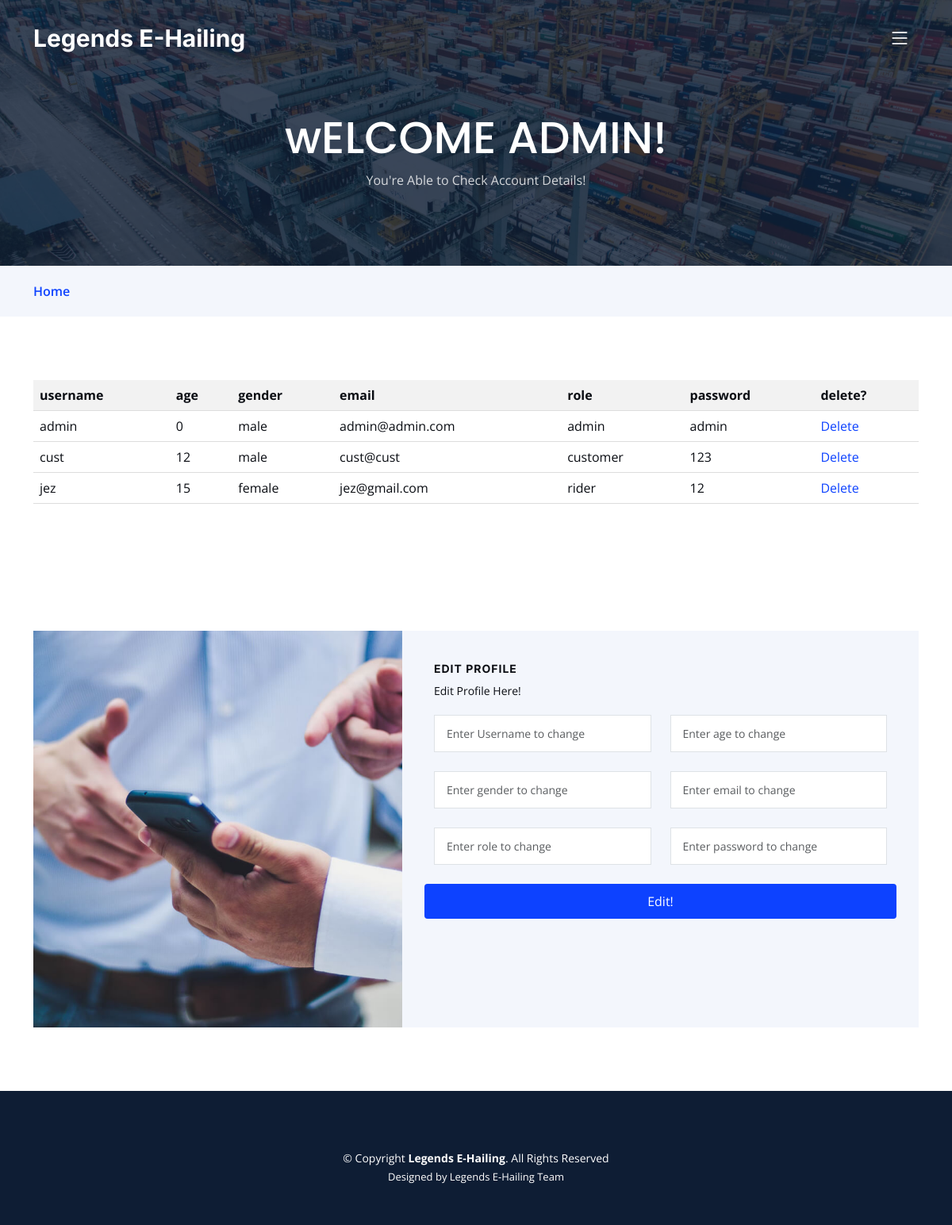
Screenshot of /home-admin.php with the database file from the repository.
### tables this page shows
CREATE TABLE `acc` (
  `username` varchar(255) NOT NULL,
  `age` int(11) NOT NULL,
  `gender` varchar(255) NOT NULL,
  `email` varchar(255) NOT NULL,
  `role` varchar(255) NOT NULL,
  `password` varchar(255) NOT NULL
);

### home-admin.php (the view, shortened to what this page needs)
<head>
  <link href="assets/vendor/bootstrap/css/bootstrap.min.css" rel="stylesheet">
  <link href="assets/vendor/bootstrap-icons/bootstrap-icons.css" rel="stylesheet">
  <link href="assets/vendor/fontawesome-free/css/all.min.css" rel="stylesheet">
  <link href="assets/vendor/glightbox/css/glightbox.min.css" rel="stylesheet">
  <link href="assets/vendor/swiper/swiper-bundle.min.css" rel="stylesheet">
  <link href="assets/vendor/aos/aos.css" rel="stylesheet">
  <link href="assets/css/main.css" rel="stylesheet">
</head>
<body>
  <header id="header" class="header d-flex align-items-center fixed-top">
    <div class="container-fluid container-xl d-flex align-items-center justify-content-between">
      <a href="home-customer.php" class="logo d-flex align-items-center">
        <h1>Legends E-Hailing</h1>
      </a>
      <i class="mobile-nav-toggle mobile-nav-show bi bi-list"></i>
    </div>
  </header>
  <main id="main">
    <div class="breadcrumbs">
      <div class="page-header d-flex align-items-center" style="background-image: url('assets/img/page-header.jpg');">
        <div class="container position-relative">
          <div class="row d-flex justify-content-center">
            <div class="col-lg-6 text-center">
              <h2>wELCOME ADMIN!</h2>
              <p>You're Able to Check Account Details!</p>
            </div>
          </div>
        </div>
      </div>
      <nav>
        <div class="container">
          <ol>
            <li><a href="home-customer.php">Home</a></li>
          </ol>
        </div>
      </nav>
    </div>
    <section id="get-a-quote" class="get-a-quote">
      <div class="container" data-aos="fade-up">
        <div class="row g-0">
        <body>
        <?php
            include_once('conn.php');
            $query=
            "SELECT * FROM acc ";
            $result= mysqli_query($conn, $query);
        ?>
        <table>
            <thead>
            <tr>
                <th>username</th>
                <th>age</th>
                <th>gender</th>
                <th>email</th>
                <th>role</th>
                <th>password</th>
                <th>delete?</th>
            </tr>
            <?php
                while($row=mysqli_fetch_assoc($result))
                {
            ?>
            </thead>
            <tbody>
            <tr>
                <td><?php echo $row['username']; ?></td>
                <td><?php echo $row['age']; ?></td>
                <td><?php echo $row['gender']; ?></td>
                <td><?php echo $row['email']; ?></td>
                <td><?php echo $row['role']; ?></td>
                <td><?php echo $row['password']; ?></td>
                <td><a href="deleteacc.php?username=<?php echo $row['username']; ?>">Delete</a></td>
            </tr>
            <?php
                }
                ?>
            </tbody>
        </table>
        </body>
        </div>
      </div>
    </section>
    <section id="get-a-quote" class="get-a-quote">
      <div class="container" data-aos="fade-up">
        <div class="row g-0">
          <div class="col-lg-5 quote-bg" style="background-image: url(assets/img/quote-bg.jpg);"></div>
          <div class="col-lg-7" class="php-email-form">
            <form action="editacc.php" method="post" class="php-email-form">
              <h3>Edit Profile</h3>
              <p>Edit Profile Here!</p>
              <div class="row gy-4">
                <div class="col-md-6">
                  <input type="text" name="username" placeholder="Enter Username to change" class="form-control" value="" required>
                </div>
                <div class="col-md-6">
                    <input type="num" name="age" placeholder="Enter age to change" class="form-control" value="" required>
                </div>
                <div class="col-md-6">
                    <input type="num" name="gender" placeholder="Enter gender to change" class="form-control" value="" required>
                </div>
                <div class="col-md-6">
                <input type="email" name="email" placeholder="Enter email to change" class="form-control" value="" required>
                </div>
                <div class="col-md-6">
                  <input type="text" name="role" placeholder="Enter role to change" class="form-control" value="" required>
                </div>
                <div class="col-md-6">
                    <input type="text" name="password" placeholder="Enter password to change" class="form-control" value="" required>
                </div>
                <button type="submit" name="submit" id="submit">Edit!</button>
              </div>
            </form>
          </div>
        </div>
      </div>
    </section>
  </main>
  <footer id="footer" class="footer">
    <div class="container mt-4">
      <div class="copyright">
        &copy; Copyright <strong><span>Legends E-Hailing</span></strong>. All Rights Reserved
      </div>
      <div class="credits">
        Designed by <a href="https://bootstrapmade.com/">Legends E-Hailing Team</a>
      </div>
    </div>
  </footer>
</body>
</html>

### assets/css/main.css (style rules this page uses)
body { font-family: var(--font-default); color: var(--color-default); }
a { color: var(--color-primary); text-decoration: none; }
h1, h2, h3, h4, h5, h6 { font-family: var(--font-primary); }
section { padding: 80px 0; overflow: hidden; }
.breadcrumbs .page-header { padding: 140px 0 80px 0; position: relative; background-size: cover; background-position: center; background-repeat: no-repeat; }
.breadcrumbs .page-header:before { content: ""; background-color: rgba(14, 29, 52, 0.8); position: absolute; inset: 0; }
.breadcrumbs .page-header h2 { font-size: 56px; font-weight: 500; color: #fff; font-family: var(--font-secondary); }
.breadcrumbs .page-header p { color: rgba(255, 255, 255, 0.8); }
.breadcrumbs nav { background-color: #f3f6fc; padding: 20px 0; }
.breadcrumbs nav ol { display: flex; flex-wrap: wrap; list-style: none; margin: 0; padding: 0; font-size: 16px; font-weight: 600; color: var(--color-secondary); }
.breadcrumbs nav ol a { color: var(--color-primary); transition: 0.3s; }
.header { transition: all 0.5s; z-index: 997; padding: 30px 0; }
.header .logo h1 { font-size: 30px; margin: 0; font-weight: 700; color: #fff; font-family: var(--font-primary); }
@media (max-width: 1279px) { .mobile-nav-show { color: #fff; font-size: 28px; cursor: pointer; line-height: 0; transition: 0.5s; z-index: 9999; margin-right: 10px; } }
.get-a-quote .quote-bg { min-height: 500px; background-size: cover; background-position: center; }
.get-a-quote .php-email-form { background: #f3f6fc; padding: 40px; height: 100%; }
.get-a-quote .php-email-form h3 { font-size: 14px; font-weight: 700; text-transform: uppercase; letter-spacing: 1px; }
.get-a-quote .php-email-form p { font-size: 14px; margin-bottom: 20px; }
.get-a-quote .php-email-form input, .get-a-quote .php-email-form textarea { border-radius: 0; box-shadow: none; font-size: 14px; border-radius: 0; }
.get-a-quote .php-email-form input { padding: 12px 15px; }
.get-a-quote .php-email-form button[type=submit] { background: var(--color-primary); border: 0; padding: 10px 30px; color: #fff; transition: 0.4s; border-radius: 4px; }
.footer { font-size: 14px; background-color: var(--color-secondary); padding: 50px 0; color: white; }
.footer .copyright { text-align: center; }
.footer .credits { padding-top: 4px; text-align: center; font-size: 13px; }
.footer .credits a { color: #fff; }

### home-admin.php (style rules this page uses)
table { width: 100%; border-collapse: collapse; }
th, td { padding: 8px; text-align: left; border-bottom: 1px solid #ddd; }
th { background-color: #f2f2f2; }

### rows the page displays
acc: username "admin", age "0", gender "male", email "admin@admin.com", role "admin", password "admin"
acc: username "cust", age "12", gender "male", email "cust@cust", role "customer", password "123"
acc: username "jez", age "15", gender "female", email "jez@gmail.com", role "rider", password "12"
